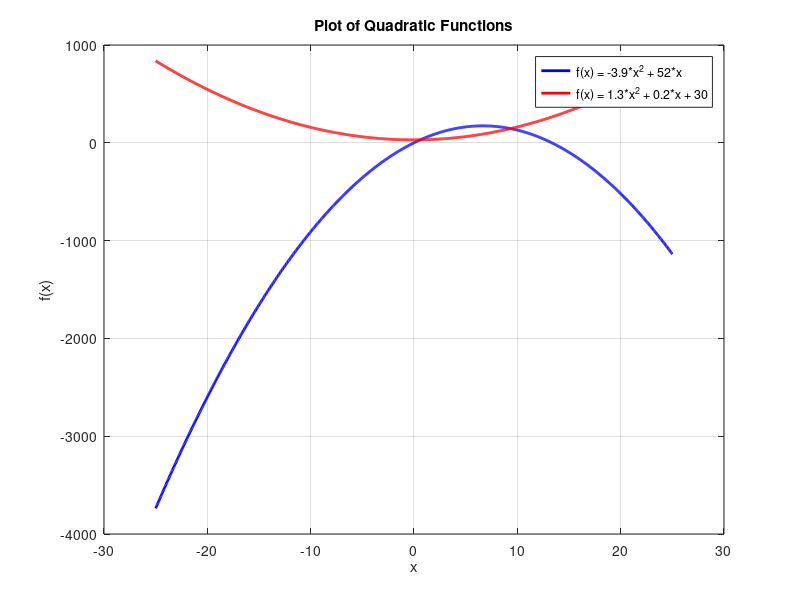

The MATLAB source for this figure:
clc, clearvars, close all

f = @(x, a, b, c) a * x.^2 + b * x + c;

a1 = -3.9; b1 = 52; c1 = 0;
a2 = 1.3; b2 = 0.2; c2 = 30;

x = linspace(-25, 25, 1000);

y1 = f(x, a1, b1, c1);
y2 = f(x, a2, b2, c2);

figure;
plot(x, y1, 'b-', 'LineWidth', 2, 'DisplayName', 'f(x) = -3.9*x^2 + 52*x');
hold on;
plot(x, y2, 'r-', 'LineWidth', 2, 'DisplayName', 'f(x) = 1.3*x^2 + 0.2*x + 30');

xlabel('x');
ylabel('f(x)');
title('Plot of Quadratic Functions');
legend('Location', 'best');
grid on;
hold off;
